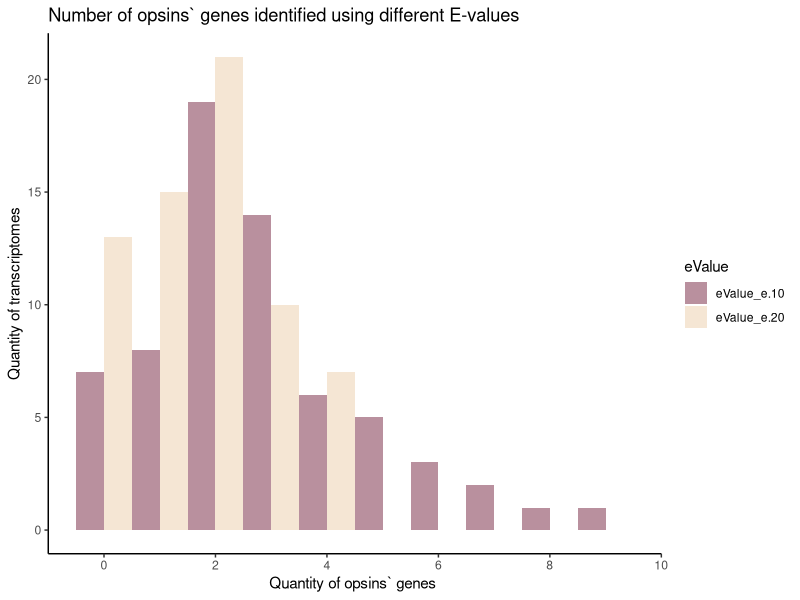
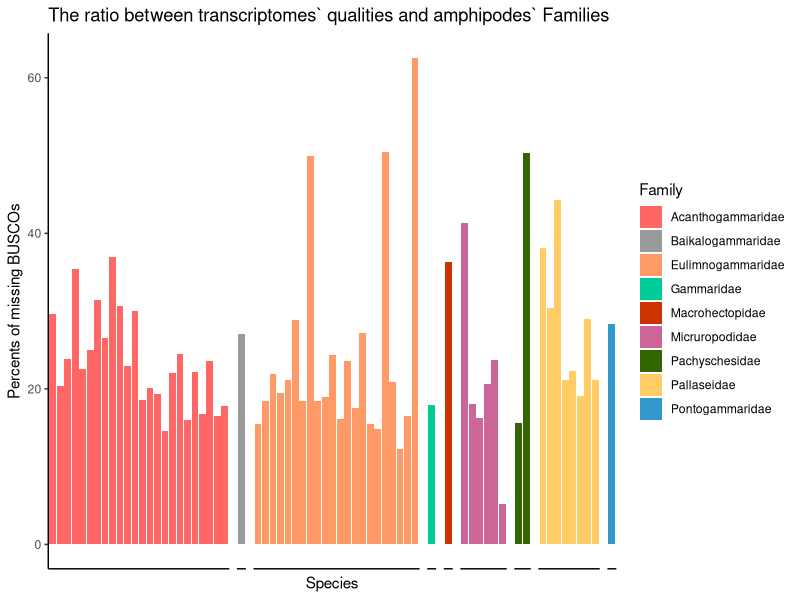
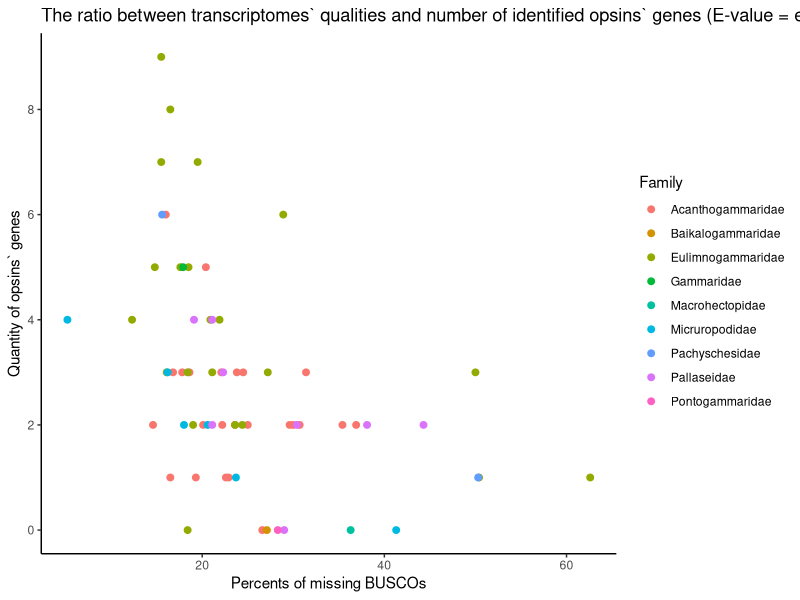

These figures' R source, in order:
## ---- chunk 1
knitr::opts_chunk$set(echo = TRUE)
## ---- chunk 2
library(tidyr)
library(ggplot2) 
library(scales)
df = read.csv('./data/PIA_both_eValues_results.csv')
## ---- chunk 3
str(df)
head(df)
## ---- chunk 4
df_cut = df[,1:3]
df1 = df_cut %>% gather(key = eValue,value = Opsins,-Species)
ggplot(df1, aes(x = Opsins, fill = eValue)) + 
  geom_histogram(position="dodge", alpha=0.6, binwidth = 1) +
  labs( title = 'Number of opsins` genes identified using different E-values',
        y = 'Quantity of transcriptomes',
        x = 'Quantity of opsins` genes ') +
  scale_x_continuous(breaks= pretty_breaks()) +
  scale_fill_discrete(name = "eValue", labels = c("e-10", "e-20")) +
  scale_fill_manual(values = c('palevioletred4', 'bisque2')) +
  theme_classic()
## ---- chunk 5
ggplot(df, aes(fill = Family, x = Species, y = Missing_BUSCOs)) +
  geom_bar(stat = 'identity', position = 'dodge') +
  theme_classic() +
  theme(axis.text.x=element_blank(),
       axis.ticks.x=element_blank()) +
  facet_grid(. ~ Family, space = 'free_x', scales = 'free_x') +
 theme(
    strip.background = element_blank(),
    strip.text.x = element_blank()
  ) +
 scale_fill_manual(values = c("#FF6666", "#999999", "#FF9966", "#00CC99", "#CC3300", "#CC6699", "#336600", "#FFCC66", "#3399CC")) +
 labs( title = 'The ratio between transcriptomes` qualities and amphipodes` Families',
        y = 'Percents of missing BUSCOs',
        x = 'Species')
## ---- chunk 6
ggplot(df, aes(Missing_BUSCOs, eValue_e.10, colour = Family)) +
  geom_point(size = 2) +
  scale_y_continuous(breaks= pretty_breaks()) +
  labs( title = 'The ratio between transcriptomes` qualities and number of identified opsins` genes (E-value = e-10)',
        y = 'Quantity of opsins` genes',
        x = 'Percents of missing BUSCOs') +
  theme_classic()
